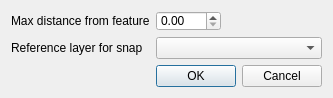
<?xml version="1.0" encoding="UTF-8"?>
<ui version="4.0">
 <author>Borys Jurgiel</author>
 <class>ConfigureSnapLineDialogBase</class>
 <widget class="QDialog" name="ConfigureSnapLineDialogBase">
  <property name="windowModality">
   <enum>Qt::ApplicationModal</enum>
  </property>
  <property name="geometry">
   <rect>
    <x>0</x>
    <y>0</y>
    <width>445</width>
    <height>246</height>
   </rect>
  </property>
  <property name="sizePolicy">
   <sizepolicy hsizetype="Preferred" vsizetype="Preferred">
    <horstretch>0</horstretch>
    <verstretch>0</verstretch>
   </sizepolicy>
  </property>
  <property name="maximumSize">
   <size>
    <width>500</width>
    <height>300</height>
   </size>
  </property>
  <property name="contextMenuPolicy">
   <enum>Qt::DefaultContextMenu</enum>
  </property>
  <property name="windowTitle">
   <string>Configure Snap Line</string>
  </property>
  <property name="toolTip">
   <string>By default the suggested settings are: 
Iterations=1
Offset=0.3
MinimumDistance=-1
MaxAngle=180</string>
  </property>
  <property name="whatsThis">
   <string/>
  </property>
  <layout class="QGridLayout" name="gridLayout">
   <property name="sizeConstraint">
    <enum>QLayout::SetFixedSize</enum>
   </property>
   <item row="0" column="0">
    <widget class="QLabel" name="label_3">
     <property name="text">
      <string>Max distance from feature</string>
     </property>
    </widget>
   </item>
   <item row="1" column="0">
    <widget class="QLabel" name="label_5">
     <property name="text">
      <string>Reference layer for snap</string>
     </property>
    </widget>
   </item>
   <item row="1" column="1">
    <widget class="QgsMapLayerComboBox" name="polygon_mMapLayerComboBox"/>
   </item>
   <item row="0" column="1">
    <widget class="QDoubleSpinBox" name="distance_doubleSpinBox">
     <property name="minimumSize">
      <size>
       <width>65</width>
       <height>20</height>
      </size>
     </property>
     <property name="maximumSize">
      <size>
       <width>65</width>
       <height>20</height>
      </size>
     </property>
     <property name="singleStep">
      <double>0.100000000000000</double>
     </property>
    </widget>
   </item>
   <item row="2" column="1">
    <widget class="QDialogButtonBox" name="buttonBox">
     <property name="focusPolicy">
      <enum>Qt::NoFocus</enum>
     </property>
     <property name="standardButtons">
      <set>QDialogButtonBox::Cancel|QDialogButtonBox::Ok</set>
     </property>
     <property name="centerButtons">
      <bool>true</bool>
     </property>
    </widget>
   </item>
  </layout>
 </widget>
 <customwidgets>
  <customwidget>
   <class>QgsMapLayerComboBox</class>
   <extends>QComboBox</extends>
   <header>qgsmaplayercombobox.h</header>
  </customwidget>
 </customwidgets>
 <resources/>
 <connections>
  <connection>
   <sender>buttonBox</sender>
   <signal>accepted()</signal>
   <receiver>ConfigureSnapLineDialogBase</receiver>
   <slot>accept()</slot>
   <hints>
    <hint type="sourcelabel">
     <x>117</x>
     <y>192</y>
    </hint>
    <hint type="destinationlabel">
     <x>42</x>
     <y>91</y>
    </hint>
   </hints>
  </connection>
  <connection>
   <sender>buttonBox</sender>
   <signal>rejected()</signal>
   <receiver>ConfigureSnapLineDialogBase</receiver>
   <slot>reject()</slot>
   <hints>
    <hint type="sourcelabel">
     <x>253</x>
     <y>192</y>
    </hint>
    <hint type="destinationlabel">
     <x>208</x>
     <y>20</y>
    </hint>
   </hints>
  </connection>
 </connections>
</ui>
